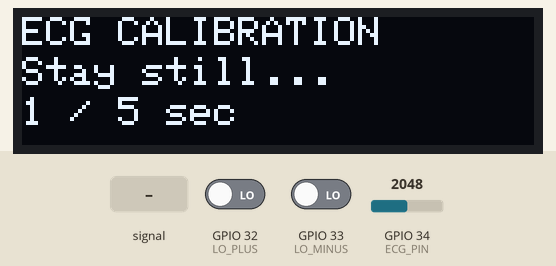
Recording of a sketch running on a simulated ESP32. Shown: 128×32 one-colour display. The test bench sets the inputs (shaded band); at power-on: GPIO 32 (LO_PLUS) LOW, GPIO 33 (LO_MINUS) LOW, GPIO 34 (ECG_PIN) = 2048 (analog values on the 0–4095 scale). What the sketch prints to the serial monitor is not drawn.

Above: at 2.2 s.
2.3 s: GPIO 32 (LO_PLUS) driven HIGH
At 3.8 s:
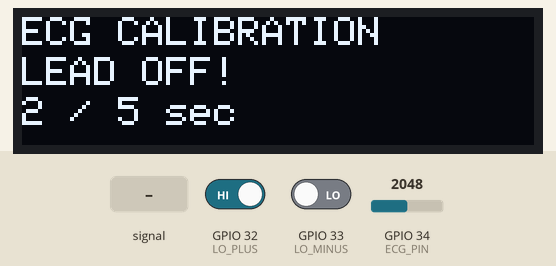
5.3 s: GPIO 32 (LO_PLUS) driven LOW
At 7.4 s:
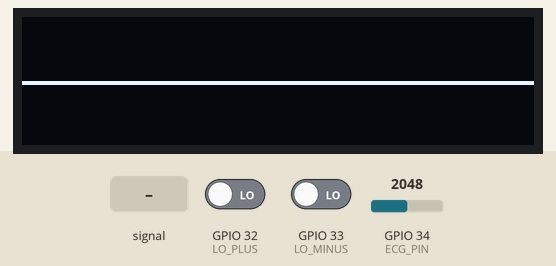
8.3 s: GPIO 33 (LO_MINUS) driven HIGH
At 9.5 s:
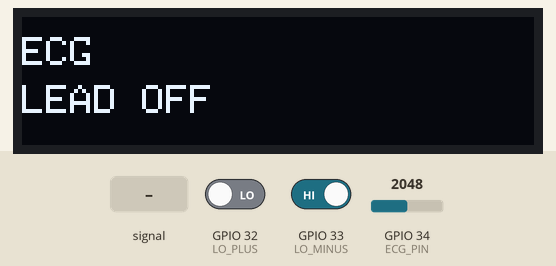
9.8 s: GPIO 33 (LO_MINUS) driven LOW
At 10.7 s:
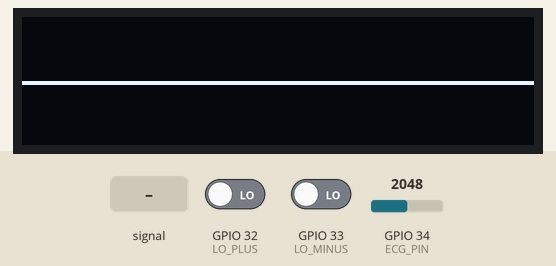
11.3 s: GPIO 34 (ECG_PIN) fed a 200 Hz sine of ±327 counts around its level
At 11.77 s:
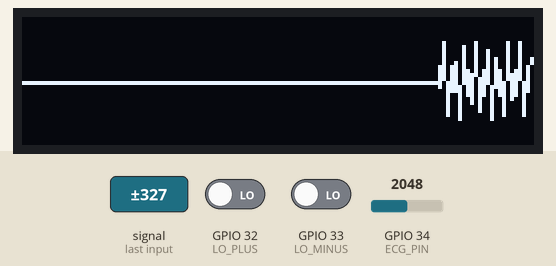
12.8 s: GPIO 34 (ECG_PIN) set to 2866
At 12.99 s:
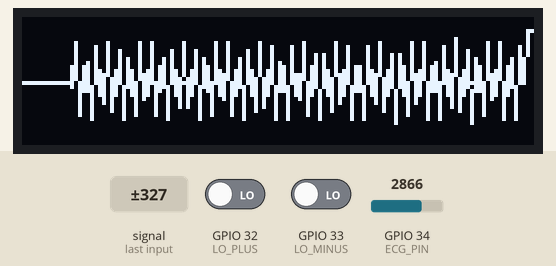
Timing chart, 0 to 15.3 s (numbered marks = the images above; inputs shaded):
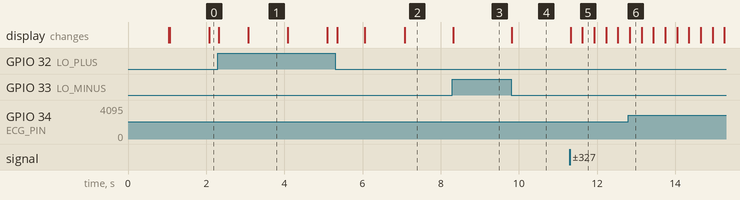

The sketch:

ecg.ino
```cpp
#include <Wire.h>
#include <Adafruit_GFX.h>
#include <Adafruit_SSD1306.h>

// ============================================================
// ESP32 DEVKIT V1 + AD8232 + 0.91" 128x32 OLED
// ECG DISPLAY - LIGHT FILTER / WIDE TIME SCALE
// ============================================================


// ============================================================
// OLED CONFIGURATION
// ============================================================

#define SCREEN_WIDTH 128
#define SCREEN_HEIGHT 32

#define OLED_SDA 21
#define OLED_SCL 22

#define OLED_ADDRESS 0x3C
#define OLED_RESET -1

Adafruit_SSD1306 display(
  SCREEN_WIDTH,
  SCREEN_HEIGHT,
  &Wire,
  OLED_RESET
);


// ============================================================
// AD8232
// ============================================================

#define ECG_PIN     34
#define LO_PLUS     32
#define LO_MINUS    33


// ============================================================
// ECG SAMPLING
// ============================================================

// Actual ADC acquisition rate
// 250 samples/sec is suitable for ECG morphology.

#define SAMPLE_RATE 250

const unsigned long SAMPLE_INTERVAL =
  1000000UL / SAMPLE_RATE;

unsigned long lastSampleTime;


// ============================================================
// OLED TIME SCALE
// ============================================================

// We don't need to draw all 250 samples/sec.
//
// Display approximately 100 samples/sec.
//
// 128 pixels / 100 samples/sec
// = approximately 1.28 seconds visible.
//
// This gives the ECG much more horizontal space.

#define DISPLAY_RATE 100

const int DISPLAY_DIVIDER =
  SAMPLE_RATE / DISPLAY_RATE;

int displayCounter = 0;


// ============================================================
// CALIBRATION
// ============================================================

#define CALIBRATION_TIME 5000

bool calibrated = false;

unsigned long calibrationStart;

float dcBaseline = 0;

float calibrationSum = 0;

unsigned long calibrationSamples = 0;


// ============================================================
// ECG FILTER
// ============================================================

// LIGHT FILTER
//
// This is deliberately gentle.
//
// Previous version:
// 0.5 Hz HP + 40 Hz LP + 50 Hz notch
//
// That could make the waveform overly smooth.
//
// Here we use:
//
// 1. DC/baseline removal
// 2. Gentle low-pass smoothing
//
// The actual ECG morphology is retained much better.

float baseline = 2048.0;

float filteredSignal = 0;


// ============================================================
// DISPLAY SCALING
// ============================================================

// ECG center

#define ECG_CENTER 16

// Maximum distance from center

#define MAX_AMPLITUDE 14


// Current automatic scale

float displayScale = 300.0;


// ============================================================
// OLED WAVEFORM BUFFER
// ============================================================

int waveform[SCREEN_WIDTH];

int writePosition = 0;


// ============================================================
// DISPLAY TIMER
// ============================================================

unsigned long lastOLEDUpdate = 0;


// ============================================================
// FILTER FUNCTION
// ============================================================

float processECG(float raw)
{
  // ----------------------------------------------------------
  // BASELINE TRACKING
  // ----------------------------------------------------------

  // Very slow baseline tracker.
  //
  // This removes the large DC offset from AD8232
  // without destroying the ECG waveform.

  baseline =
    baseline +
    0.0015f *
    (raw - baseline);


  // AC component

  float ac =
    raw - baseline;


  // ----------------------------------------------------------
  // LIGHT LOW-PASS
  // ----------------------------------------------------------

  // Gentle smoothing.
  //
  // Higher value = less filtering.
  //
  // Previous code used 0.20.
  //
  // This uses 0.45 to retain QRS detail.

  filteredSignal =
    filteredSignal +
    0.45f *
    (ac - filteredSignal);


  return filteredSignal;
}


// ============================================================
// SETUP
// ============================================================

void setup()
{
  Serial.begin(115200);

  delay(1000);


  // ==========================================================
  // ADC
  // ==========================================================

  analogReadResolution(12);

  analogSetPinAttenuation(
    ECG_PIN,
    ADC_11db
  );


  // ==========================================================
  // LEAD OFF
  // ==========================================================

  pinMode(
    LO_PLUS,
    INPUT
  );

  pinMode(
    LO_MINUS,
    INPUT
  );


  // ==========================================================
  // I2C
  // ==========================================================

  Wire.begin(
    OLED_SDA,
    OLED_SCL
  );


  // ==========================================================
  // OLED
  // ==========================================================

  if (!display.begin(
        SSD1306_SWITCHCAPVCC,
        OLED_ADDRESS))
  {
    Serial.println(
      "OLED FAILED"
    );

    while (true)
    {
      delay(1000);
    }
  }


  // ==========================================================
  // INITIALIZE WAVEFORM BUFFER
  // ==========================================================

  for (
    int i = 0;
    i < SCREEN_WIDTH;
    i++
  )
  {
    waveform[i] =
      ECG_CENTER;
  }


  // ==========================================================
  // CALIBRATION SCREEN
  // ==========================================================

  display.clearDisplay();

  display.setTextColor(
    SSD1306_WHITE
  );

  display.setTextSize(1);


  display.setCursor(
    0,
    0
  );

  display.println(
    "ECG CALIBRATION"
  );


  display.setCursor(
    0,
    10
  );

  display.println(
    "Keep still..."
  );


  display.setCursor(
    0,
    20
  );

  display.println(
    "5 seconds"
  );


  display.display();


  // ==========================================================
  // SERIAL
  // ==========================================================

  Serial.println();
  Serial.println(
    "================================"
  );

  Serial.println(
    "ECG CALIBRATION"
  );

  Serial.println(
    "Keep electrodes attached"
  );

  Serial.println(
    "Keep body still"
  );

  Serial.println(
    "================================"
  );


  calibrationStart =
    millis();


  lastSampleTime =
    micros();
}


// ============================================================
// MAIN LOOP
// ============================================================

void loop()
{
  unsigned long now =
    micros();


  // ==========================================================
  // FIXED 250 Hz SAMPLE RATE
  // ==========================================================

  if (
    (unsigned long)(
      now - lastSampleTime
    ) >= SAMPLE_INTERVAL
  )
  {
    lastSampleTime +=
      SAMPLE_INTERVAL;


    processSample();
  }
}


// ============================================================
// SAMPLE PROCESSING
// ============================================================

void processSample()
{
  int raw =
    analogRead(
      ECG_PIN
    );


  // ==========================================================
  // LEAD OFF
  // ==========================================================

  bool leadOff =
    digitalRead(LO_PLUS) ||
    digitalRead(LO_MINUS);


  // ==========================================================
  // CALIBRATION
  // ==========================================================

  if (!calibrated)
  {
    calibrate(
      raw,
      leadOff
    );

    return;
  }


  // ==========================================================
  // FILTER
  // ==========================================================

  float ecg =
    processECG(
      (float)raw
    );


  // ==========================================================
  // SERIAL PLOTTER
  // ==========================================================

  if (leadOff)
  {
    Serial.println(0);
  }
  else
  {
    Serial.println(
      (int)ecg
    );
  }


  // ==========================================================
  // DISPLAY DECIMATION
  // ==========================================================

  displayCounter++;


  if (
    displayCounter <
    DISPLAY_DIVIDER
  )
  {
    return;
  }


  displayCounter = 0;


  // ==========================================================
  // IGNORE LEAD OFF
  // ==========================================================

  if (leadOff)
  {
    drawLeadOff();

    return;
  }


  // ==========================================================
  // ADAPTIVE VERTICAL SCALE
  // ==========================================================

  float magnitude =
    fabs(ecg);


  // If signal exceeds current scale,
  // increase scale quickly.

  if (
    magnitude >
    displayScale
  )
  {
    displayScale =
      magnitude * 1.15f;
  }
  else
  {
    // Slowly reduce scale again.
    //
    // This prevents the ECG from becoming
    // permanently tiny after one large spike.

    displayScale *=
      0.9995f;
  }


  // Keep sensible limits.

  if (
    displayScale < 100
  )
  {
    displayScale = 100;
  }


  if (
    displayScale > 1000
  )
  {
    displayScale = 1000;
  }


  // ==========================================================
  // NORMALIZE
  // ==========================================================

  float normalized =
    ecg /
    displayScale;


  normalized =
    constrain(
      normalized,
      -1.0f,
      1.0f
    );


  // ==========================================================
  // OLED Y POSITION
  // ==========================================================

  int y =
    ECG_CENTER -
    (
      normalized *
      MAX_AMPLITUDE
    );


  y =
    constrain(
      y,
      1,
      30
    );


  // ==========================================================
  // STORE POINT
  // ==========================================================

  waveform[
    writePosition
  ] = y;


  writePosition++;


  if (
    writePosition >=
    SCREEN_WIDTH
  )
  {
    writePosition = 0;
  }


  // ==========================================================
  // DRAW
  // ==========================================================

  drawWaveform();
}


// ============================================================
// CALIBRATION
// ============================================================

void calibrate(
  int raw,
  bool leadOff
)
{
  // ----------------------------------------------------------
  // Baseline estimate
  // ----------------------------------------------------------

  calibrationSum +=
    raw;

  calibrationSamples++;


  // ----------------------------------------------------------
  // Initialize baseline
  // ----------------------------------------------------------

  if (
    calibrationSamples == 1
  )
  {
    baseline =
      raw;

    filteredSignal =
      0;
  }


  // ----------------------------------------------------------
  // Run filter so it settles
  // ----------------------------------------------------------

  processECG(
    (float)raw
  );


  // ----------------------------------------------------------
  // CALIBRATION TIMER
  // ----------------------------------------------------------

  unsigned long elapsed =
    millis() -
    calibrationStart;


  // ----------------------------------------------------------
  // OLED UPDATE
  // ----------------------------------------------------------

  static unsigned long lastCalDisplay =
    0;


  if (
    millis() -
    lastCalDisplay >=
    250
  )
  {
    lastCalDisplay =
      millis();


    int seconds =
      elapsed / 1000;


    display.clearDisplay();


    display.setTextSize(1);

    display.setTextColor(
      SSD1306_WHITE
    );


    display.setCursor(
      0,
      0
    );

    display.println(
      "ECG CALIBRATION"
    );


    display.setCursor(
      0,
      10
    );

    if (leadOff)
    {
      display.println(
        "LEAD OFF!"
      );
    }
    else
    {
      display.println(
        "Stay still..."
      );
    }


    display.setCursor(
      0,
      20
    );

    display.print(
      seconds
    );

    display.println(
      " / 5 sec"
    );


    display.display();
  }


  // ----------------------------------------------------------
  // FINISH
  // ----------------------------------------------------------

  if (
    elapsed >=
    CALIBRATION_TIME
  )
  {
    dcBaseline =
      calibrationSum /
      calibrationSamples;


    baseline =
      dcBaseline;


    // Reset signal

    filteredSignal =
      0;


    calibrated =
      true;


    // Reset waveform

    for (
      int i = 0;
      i < SCREEN_WIDTH;
      i++
    )
    {
      waveform[i] =
        ECG_CENTER;
    }


    writePosition =
      0;


    displayScale =
      300;


    // --------------------------------------------------------
    // READY SCREEN
    // --------------------------------------------------------

    display.clearDisplay();


    display.setTextSize(1);

    display.setTextColor(
      SSD1306_WHITE
    );


    display.setCursor(
      0,
      0
    );

    display.println(
      "CALIBRATION DONE"
    );


    display.setCursor(
      0,
      10
    );

    display.println(
      "ECG READY"
    );


    display.setCursor(
      0,
      20
    );

    display.println(
      "Starting trace..."
    );


    display.display();


    Serial.println();
    Serial.println(
      "================================"
    );

    Serial.println(
      "CALIBRATION COMPLETE"
    );

    Serial.print(
      "Baseline = "
    );

    Serial.println(
      dcBaseline
    );

    Serial.println(
      "ECG TRACE STARTED"
    );

    Serial.println(
      "================================"
    );


    delay(1000);
  }
}


// ============================================================
// DRAW ECG WAVEFORM
// ============================================================

void drawWaveform()
{
  display.clearDisplay();


  // ==========================================================
  // CENTER LINE
  // ==========================================================

  // Very subtle reference line.

  for (
    int x = 0;
    x < SCREEN_WIDTH;
    x += 8
  )
  {
    display.drawPixel(
      x,
      ECG_CENTER,
      SSD1306_WHITE
    );
  }


  // ==========================================================
  // DRAW TRACE
  // ==========================================================

  for (
    int x = 1;
    x < SCREEN_WIDTH;
    x++
  )
  {
    int index1 =
      (
        writePosition +
        x -
        1
      ) %
      SCREEN_WIDTH;


    int index2 =
      (
        writePosition +
        x
      ) %
      SCREEN_WIDTH;


    int y1 =
      waveform[index1];


    int y2 =
      waveform[index2];


    display.drawLine(
      x - 1,
      y1,
      x,
      y2,
      SSD1306_WHITE
    );
  }


  // ==========================================================
  // DISPLAY
  // ==========================================================

  display.display();
}


// ============================================================
// LEAD OFF SCREEN
// ============================================================

void drawLeadOff()
{
  display.clearDisplay();


  display.setTextColor(
    SSD1306_WHITE
  );

  display.setTextSize(1);


  display.setCursor(
    0,
    5
  );

  display.println(
    "ECG"
  );


  display.setCursor(
    0,
    17
  );

  display.println(
    "LEAD OFF"
  );


  display.display();
}
```

Measured:
- after the input at 2.3 s, the display: first changes at once (image 1 shows a later state)
- after the input at 5.3 s, the display: first changes after 0.05 s (image 2 shows a later state)
- after the input at 8.3 s, the display: changes at once (image 3)
- after the input at 9.8 s, the display: changes at once (image 4)
- after the input at 11.3 s, the display: first changes at once (image 5 shows a later state)
- what the display in image 1 shows lasts 1.0 s, from 3.1 s to 4.1 s
